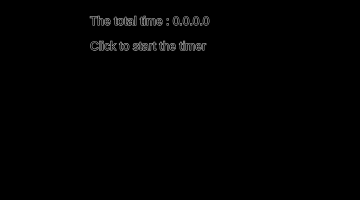
Frame 1 (no input)
Frame 60 (no input): identical to frame 1, image omitted
Frame 120 (the mouse pressed at the canvas centre since frame 60): identical to frame 1, image omitted

The p5.js sketch that drew this single still picture (run headless with seeded random() and noise() and a simulated clock; from frame 60 on, the mouse is pressed at the canvas centre):

// p5.js sketch
// ── sketch.js
let a = 0; // Create a global variable "a" of type Number
let b = 0; // Create a global variable "b" of type Number
let c = 0; // Create a global variable "a" of type Number
let d = 0; // Create a global variable "b" of type Number
let sec = 0; //second counter
let min = 0;
let hour = 0;
let day =0;
let timeMult=1;//time speedup modifier
let start =0;



function setup() {
  createCanvas(360, 200);
  stroke(255);
  frameRate(60);
}
function mouseReleased(){
  if(start<=1){
      start++;
  }
  if(start>1){
      start=0;
  }
}

function draw() {
  background(0);
  
  if(start>0){
  a = a + deltaTime/width *100 *timeMult; // Increment a with an integer
  stroke(255);
  line(a, 0, a, height / 4);
  line(b, height/4, b, height/2);
  line(c, height/2, c, 3*height/4);
  line(d, 3*height/4, d, height);
  //second line
  if (a > width) {
    sec++;
    a = 0;
    b+=width/60;   
  }
  
  //minute line
  if (b > width) {
    sec=0;
    min++;
    b=0;
    c+=width/60;
  }
  //hour line
  if (c > width) {
    min=0;
    hour++;
    c=0;
    d+=width/24;
  }
  //day line
  if (d > width) {
    day++;
    d=0;
  }
    stroke(200);
  text(sec+" Seconds", width/2, 0 + height/8);
  text(min+" Minutes", width/2, height/4+ height/8);
  text(hour+" Hours", width/2, height/2+ height/8);
  text(day+" Days", width/2, 3* height/4+ height/8);
}
  else{
    stroke(200);
    text("The total time : "+day+"."+hour+"."+min+"."+sec, width/4, 0 + height/8);
    text("Click to start the timer", width/4, 0 + height/4);
  }
}
